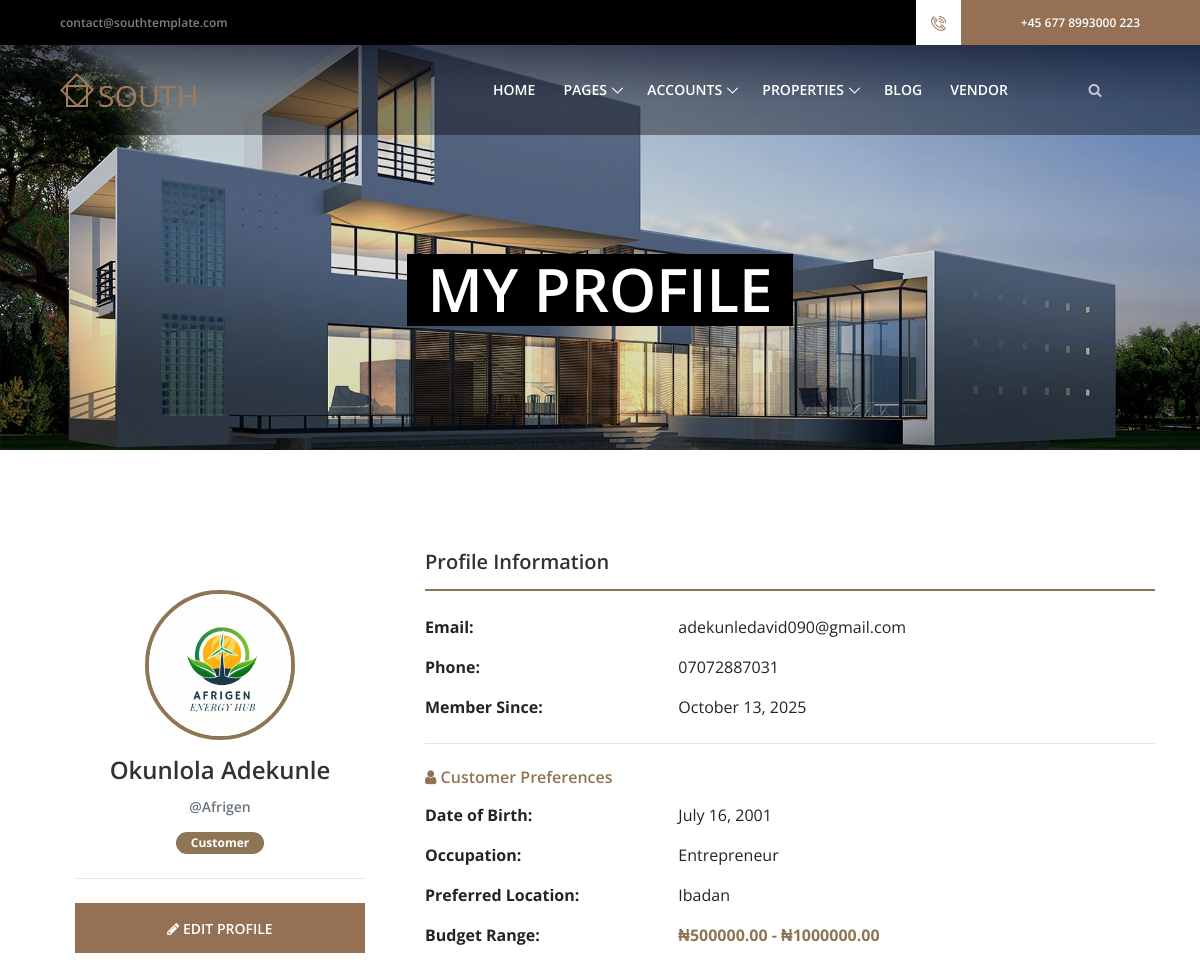
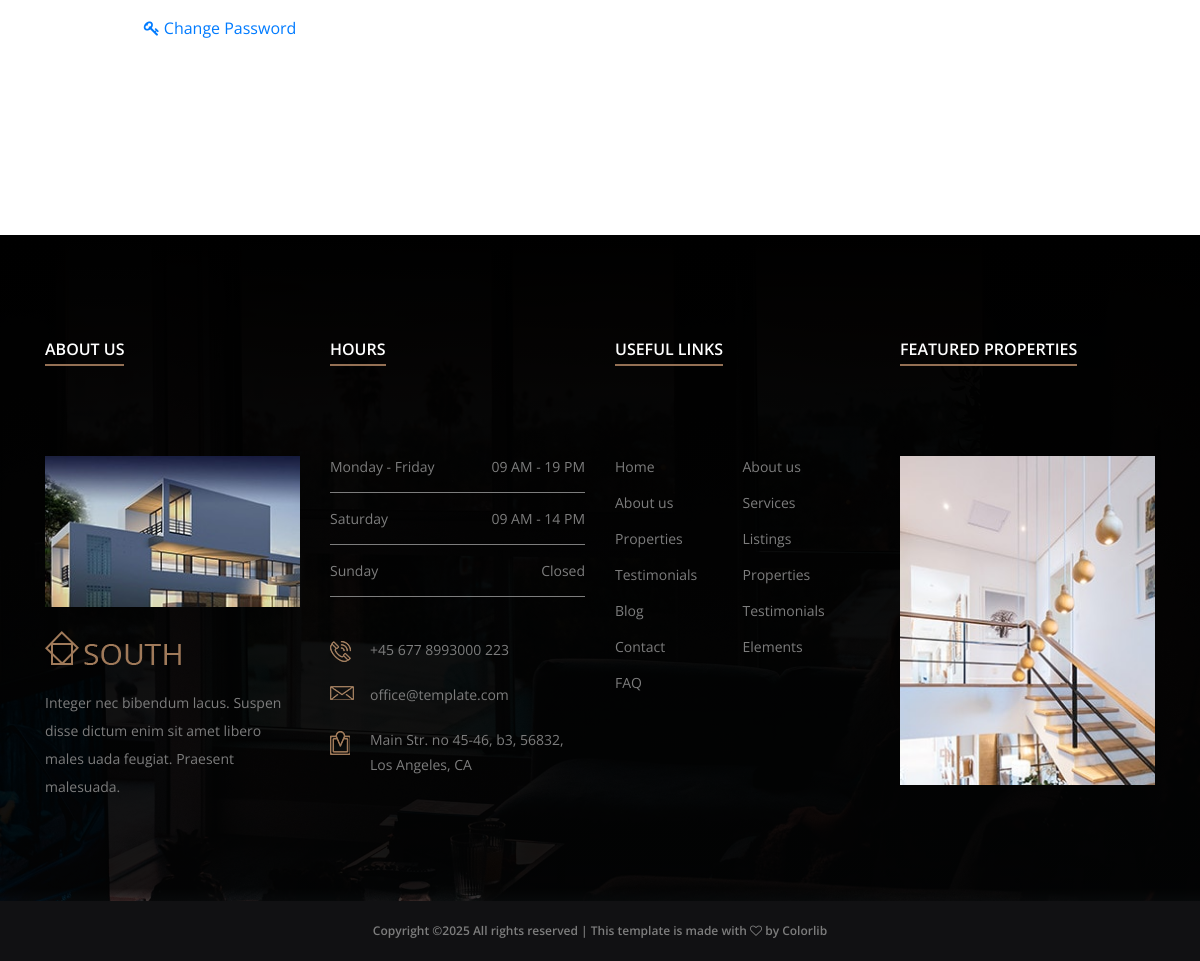
/profile/ (signed in), run on the app's committed database (2 pictures, top to bottom).
### accounts/models.py (models this page shows, shortened)
class CustomUser(AbstractBaseUser, PermissionsMixin):
    ROLE_CHOICES = (
        ('superadmin', 'Super Admin'),
        ('vendor', 'Vendor'),
        ('customer', 'Customer'),
    )
    role = models.CharField(max_length=15, choices=ROLE_CHOICES, default='customer')
    id = models.UUIDField(primary_key=True, default=uuid.uuid4, editable=False)
    email = models.EmailField(unique=True)
    username = models.CharField(max_length=150, unique=True)
    first_name = models.CharField(max_length=150, blank=True)
    last_name = models.CharField(max_length=150, blank=True)
    phone_number = models.CharField(max_length=20, unique=True, blank=True, null=True)
    profile_image = models.ImageField(upload_to='profiles/', blank=True, null=True)
    is_active = models.BooleanField(default=True)
    is_staff = models.BooleanField(default=False)
    created_at = models.DateTimeField(auto_now_add=True)
    updated_at = models.DateTimeField(auto_now=True)
    last_login = models.DateTimeField(blank=True, null=True)
    objects = UserManager()
    USERNAME_FIELD = 'email'
    REQUIRED_FIELDS = ['username']
    class Meta:
        ordering = ['username']
        verbose_name = 'User'
        verbose_name_plural = 'Users'
    def get_full_name(self):
        return f"{self.first_name} {self.last_name}".strip() or self.username

class CustomerProfile(models.Model):
    user = models.OneToOneField(CustomUser, on_delete=models.CASCADE, related_name='customer_profile')
    date_of_birth = models.DateField(blank=True, null=True)
    occupation = models.CharField(max_length=100, blank=True, null=True)
    preferred_location = models.CharField(max_length=200, blank=True, null=True)
    budget_min = models.DecimalField(max_digits=15, decimal_places=2, blank=True, null=True)
    budget_max = models.DecimalField(max_digits=15, decimal_places=2, blank=True, null=True)
    created_at = models.DateTimeField(auto_now_add=True)
    updated_at = models.DateTimeField(auto_now=True)

### accounts/views.py (the view)
# urls.py: path("profile/", views.profile_view, name="profile"),
@login_required
def profile_view(request):
    user = request.user
    context = {'user': user}
    if user.role == 'vendor':
        vendor_profile, _ = VendorProfile.objects.get_or_create(user=user)
        context['vendor_profile'] = vendor_profile
    elif user.role == 'customer':
        customer_profile, _ = CustomerProfile.objects.get_or_create(user=user)
        context['customer_profile'] = customer_profile
    return render(request, 'profile.html', context)

### templates/profile.html (shortened to what this page needs)
{% extends 'base.html' %}
{% load static %}
{% block content %}
<section class="breadcumb-area bg-img" style="background-image: url('{% static 'img/bg-img/hero1.jpg' %}');">
    <div class="container h-100">
        <div class="row h-100 align-items-center">
            <div class="col-12">
                <div class="breadcumb-content">
                    <h3 class="breadcumb-title">My Profile</h3>
                </div>
            </div>
        </div>
    </div>
</section>
<section class="south-contact-area section-padding-100">
    <div class="container">
        <div class="row">
            <div class="col-12 col-lg-4 mb-5">
                <div class="contact-form text-center" style="padding: 40px 30px;">
                    {% if user.profile_image %}
                        <img src="{{ user.profile_image.url }}" alt="Profile" class="rounded-circle mb-3" style="width: 150px; height: 150px; object-fit: cover; border: 4px solid rgb(142, 118, 84 );">
                    {% else %}
                        <div class="rounded-circle d-inline-flex align-items-center justify-content-center mb-3" style="width: 150px; height: 150px; background: #f5f5f5; border: 4px solid rgb(142, 118, 84 );">
                            <i class="fa fa-user" style="font-size: 4rem; color: rgb(142, 118, 84 );"></i>
                        </div>
                    {% endif %}
                    <h4 class="mb-2">{{ user.get_full_name }}</h4>
                    <p class="text-muted mb-2">@{{ user.username }}</p>
                    <span class="badge" style="background-color: rgb(142, 118, 84 ); color: white; padding: 5px 15px; border-radius: 20px;">
                        {{ user.get_role_display }}
                    </span>
                    <hr class="my-4">
                    <a href="{% url 'edit_profile' %}" class="btn south-btn mb-3 w-100">
                        <i class="fa fa-pencil"></i> Edit Profile
                    </a>
                    <a href="{% url 'change_password' %}" class="btn south-btn-outline w-100">
                        <i class="fa fa-key"></i> Change Password
                    </a>
                </div>
            </div>
            <div class="col-12 col-lg-8">
                <div class="contact-form">
                    <h5 class="mb-4" style="border-bottom: 2px solid rgb(142, 118, 84 ); padding-bottom: 15px;">
                        Profile Information
                    </h5>
                    <div class="row mb-3">
                        <div class="col-sm-4"><strong>Email:</strong></div>
                        <div class="col-sm-8">{{ user.email }}</div>
                    </div>
                    <div class="row mb-3">
                        <div class="col-sm-4"><strong>Phone:</strong></div>
                        <div class="col-sm-8">{{ user.phone_number|default:"Not provided" }}</div>
                    </div>
                    <div class="row mb-3">
                        <div class="col-sm-4"><strong>Member Since:</strong></div>
                        <div class="col-sm-8">{{ user.created_at|date:"F d, Y" }}</div>
                    </div>
                    {% if user.role == 'customer' and customer_profile %}
                        <hr class="my-4">
                        <h6 class="mb-3" style="color: rgb(142, 118, 84 ); font-weight: 600;">
                            <i class="fa fa-user"></i> Customer Preferences
                        </h6>
                        <div class="row mb-3">
                            <div class="col-sm-4"><strong>Date of Birth:</strong></div>
                            <div class="col-sm-8">{{ customer_profile.date_of_birth|date:"F d, Y"|default:"Not provided" }}</div>
                        </div>
                        <div class="row mb-3">
                            <div class="col-sm-4"><strong>Occupation:</strong></div>
                            <div class="col-sm-8">{{ customer_profile.occupation|default:"Not provided" }}</div>
                        </div>
                        <div class="row mb-3">
                            <div class="col-sm-4"><strong>Preferred Location:</strong></div>
                            <div class="col-sm-8">{{ customer_profile.preferred_location|default:"Not provided" }}</div>
                        </div>
                        <div class="row mb-3">
                            <div class="col-sm-4"><strong>Budget Range:</strong></div>
                            <div class="col-sm-8">
                                {% if customer_profile.budget_min and customer_profile.budget_max %}
                                    <span style="color: rgb(142, 118, 84 ); font-weight: bold;">
                                        ₦{{ customer_profile.budget_min|floatformat:2 }} - ₦{{ customer_profile.budget_max|floatformat:2 }}
                                    </span>
                                {% else %}
                                    Not specified
                                {% endif %}
                            </div>
                        </div>
                    {% endif %}
                </div>
            </div>
        </div>
    </div>
</section>
{% endblock %}

### templates/base.html (shortened to what this page needs)
{% load static %}
<!DOCTYPE html>
<html lang="en">
<head>
    <link rel="stylesheet" href="{% static 'css/bootstrap.min.css' %}">
    <link rel="stylesheet" href="{% static 'css/animate.css' %}">
    <link rel="stylesheet" href="{% static 'css/owl.carousel.css' %}">
    <link rel="stylesheet" href="{% static 'css/classy-nav.min.css' %}">
    <link rel="stylesheet" href="{% static 'css/magnific-popup.css' %}">
    <link rel="stylesheet" href="{% static 'css/font-awesome.min.css' %}">
    <link rel="stylesheet" href="{% static 'css/themify-icons.css' %}">
    <link rel="stylesheet" href="{% static 'css/nice-select.css' %}">
    <link rel="stylesheet" href="{% static 'css/jquery-ui.min.css' %}">
    <link rel="stylesheet" href="{% static "style.css" %}">
</head>
<body>
    <header class="header-area">
        <div class="top-header-area">
            <div class="h-100 d-md-flex justify-content-between align-items-center">
                <div class="email-address">
                    <a href="mailto:contact@southtemplate.com">contact@southtemplate.com</a>
                </div>
                <div class="phone-number d-flex">
                    <div class="icon">
                        <img src="{% static "img/icons/phone-call.png" %}" alt="image">
                    </div>
                    <div class="number">
                        <a href="tel:+45 677 8993000 223">+45 677 8993000 223</a>
                    </div>
                </div>
            </div>
        </div>
        <div class="main-header-area" id="stickyHeader">
            <div class="classy-nav-container breakpoint-off">
                <nav class="classy-navbar justify-content-between" id="southNav">
                    <a class="nav-brand" href="{% url "index" %}"><img src="{% static "img/core-img/logo.png" %}" alt="image"></a>
                    <div class="classy-menu">
                        <div class="classynav">
                            <ul>
                                <li><a href="{% url "index" %}">Home</a></li>
                                <li><a href="#">Pages</a>
                                </li>
                                <li><a href="#">Accounts</a>
                                </li>
                                <li><a href="#">Properties</a>
                                </li>
                                <li><a href="{% url "blog" %}">Blog</a></li>
                                <li><a href="{% url "vendor_dashboard" %}">Vendor</a></li>
                            </ul>
                            <a href="#" class="searchbtn"><i class="fa" aria-hidden="true"></i></a>
                        </div>
                    </div>
                </nav>
            </div>
        </div>
    </header>
{% block content %}
{% endblock content %}
<footer class="footer-area section-padding-100-0 bg-img gradient-background-overlay" style="background-image: url('{% static "img/bg-img/cta.jpg" %}');">
    <div class="main-footer-area">
        <div class="container">
            <div class="row">
                <div class="col-12 col-sm-6 col-xl-3">
                    <div class="footer-widget-area mb-100">
                        <div class="widget-title">
                            <h6>About Us</h6>
                        </div>
                        <img src="{% static "img/bg-img/footer.jpg" %}" alt="">
                        <div class="footer-logo my-4">
                            <img src="{% static "img/core-img/logo.png" %}" alt="">
                        </div>
                        <p>Integer nec bibendum lacus. Suspen disse dictum enim sit amet libero males uada feugiat. Praesent malesuada.</p>
                    </div>
                </div>
                <div class="col-12 col-sm-6 col-xl-3">
                    <div class="footer-widget-area mb-100">
                        <div class="widget-title">
                            <h6>Hours</h6>
                        </div>
                        <div class="weekly-office-hours">
                            <ul>
                                <li class="d-flex align-items-center justify-content-between"><span>Monday - Friday</span> <span>09 AM - 19 PM</span></li>
                                <li class="d-flex align-items-center justify-content-between"><span>Saturday</span> <span>09 AM - 14 PM</span></li>
                                <li class="d-flex align-items-center justify-content-between"><span>Sunday</span> <span>Closed</span></li>
                            </ul>
                        </div>
                        <div class="address">
                            <h6><img src="{% static "img/icons/phone-call.png" %}" alt=""> +45 677 8993000 223</h6>
                            <h6><img src="{% static "img/icons/envelope.png" %}" alt=""> office@template.com</h6>
                            <h6><img src="{% static "img/icons/location.png" %}" alt=""> Main Str. no 45-46, b3, 56832, Los Angeles, CA</h6>
                        </div>
                    </div>
                </div>
                <div class="col-12 col-sm-6 col-xl-3">
                    <div class="footer-widget-area mb-100">
                        <div class="widget-title">
                            <h6>Useful Links</h6>
                        </div>
                        <ul class="useful-links-nav d-flex align-items-center">
                            <li><a href="#">Home</a></li>
                            <li><a href="#">About us</a></li>
                            <li><a href="#">About us</a></li>
                            <li><a href="#">Services</a></li>
                            <li><a href="#">Properties</a></li>
                            <li><a href="#">Listings</a></li>
                            <li><a href="#">Testimonials</a></li>
                            <li><a href="#">Properties</a></li>
                            <li><a href="#">Blog</a></li>
                            <li><a href="#">Testimonials</a></li>
                            <li><a href="#">Contact</a></li>
                            <li><a href="#">Elements</a></li>
                            <li><a href="#">FAQ</a></li>
                        </ul>
                    </div>
                </div>
                <div class="col-12 col-sm-6 col-xl-3">
                    <div class="footer-widget-area mb-100">
                        <div class="widget-title">
                            <h6>Featured Properties</h6>
                        </div>
                        <div class="featured-properties-slides owl-carousel">
                            <div class="single-featured-properties-slide">
                                <a href="#"><img src="{% static "img/bg-img/fea-product.jpg" %}" alt=""></a>
                            </div>
                        </div>
                    </div>
                </div>
            </div>
        </div>
    </div>
    <div class="copywrite-text d-flex align-items-center justify-content-center">
        <p>
Copyright &copy;<script>document.write(new Date().getFullYear());</script> All rights reserved | This template is made with <i class="fa fa-heart-o" aria-hidden="true"></i> by <a href="https://colorlib.com" target="_blank">Colorlib</a>
    </div>
</footer>
</body>
</html>

### data on the page
CustomUser: profile_image (picture), get_full_name "Okunlola Adekunle", username "Afrigen", role "Customer", email "adekunledavid090@gmail.com", phone_number "07072887031", created_at "October 13, 2025"
CustomerProfile: date_of_birth "July 16, 2001", occupation "Entrepreneur", preferred_location "Ibadan", budget_min "500000.00", budget_max "1000000.00"
